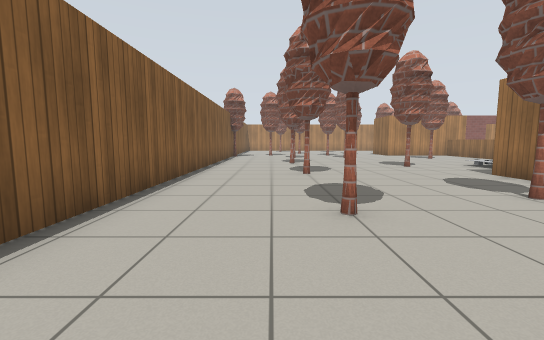
View 1 (above)

24 first-person views from a walk through a robot-simulator world made for Gazebo. The camera is 0.9 m above the floor, tilts 6° down and sees 90° across. The floor is counted in squares, 1 m on a side. Each view is taken from the middle of a square. On the plan, view 1 faces up. The plan holds only what a view shows up to about 11 squares ahead; the rest is blank. Gazebo's built-in surfaces are drawn with simple patterns.

View 2
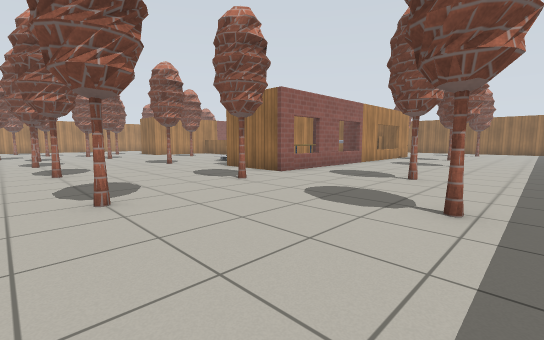

View 3
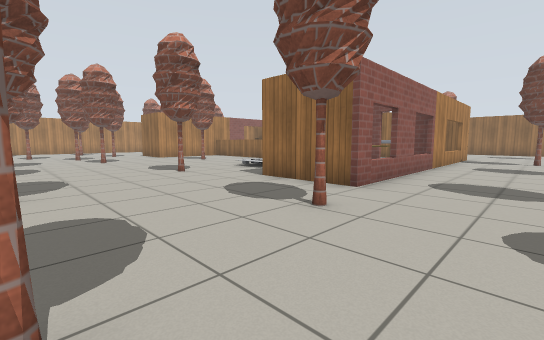

View 4
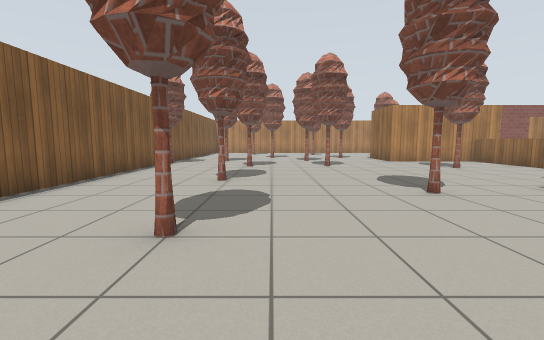

View 5
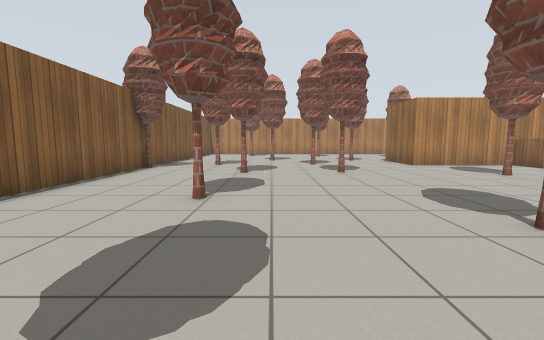

View 6
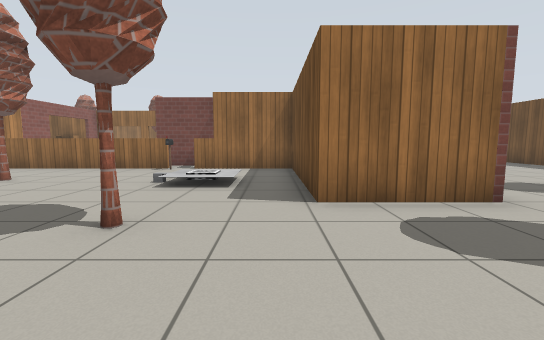

View 7
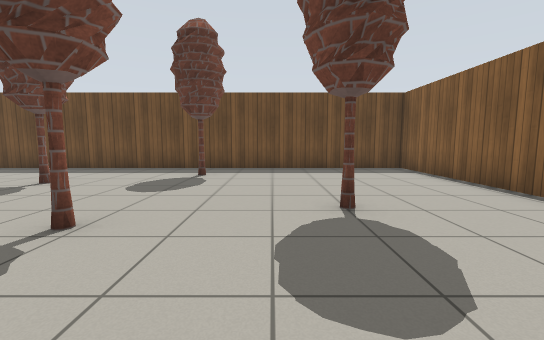

View 8
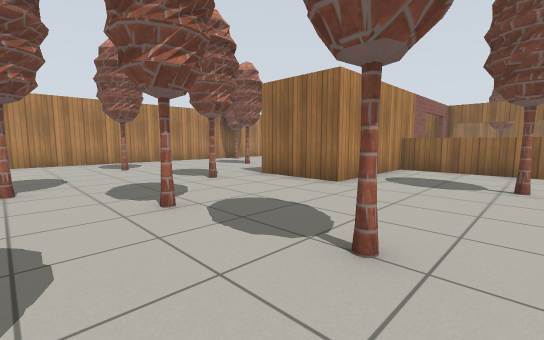

View 9
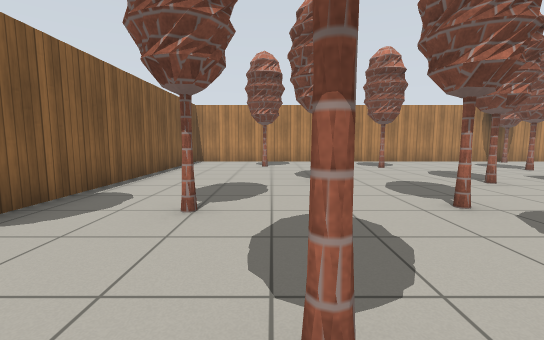

View 10
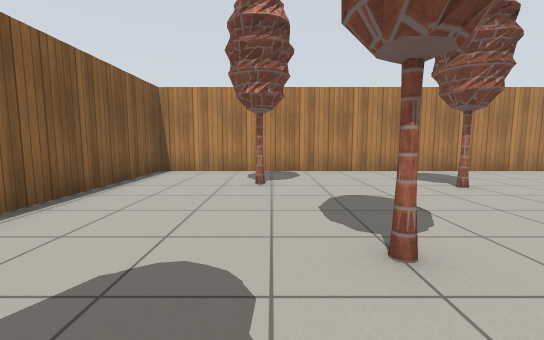

View 11
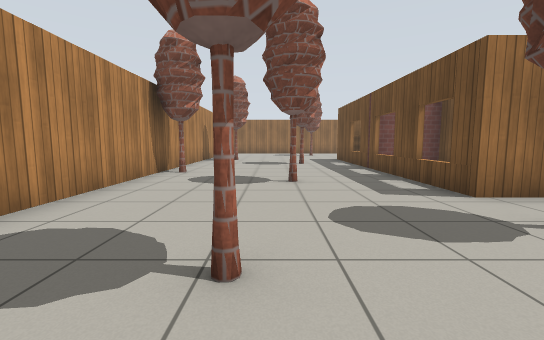

View 12
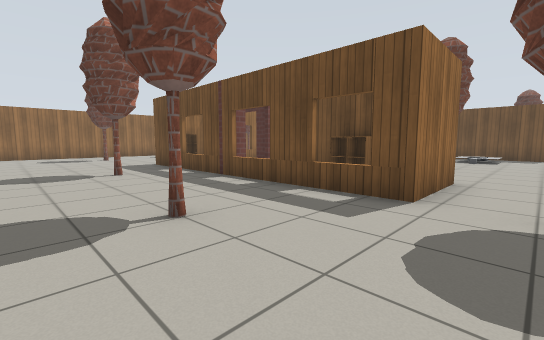

View 13
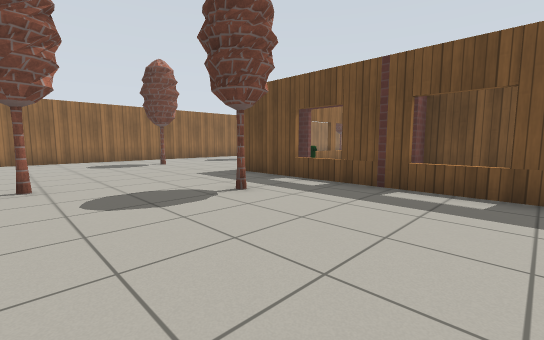

View 14
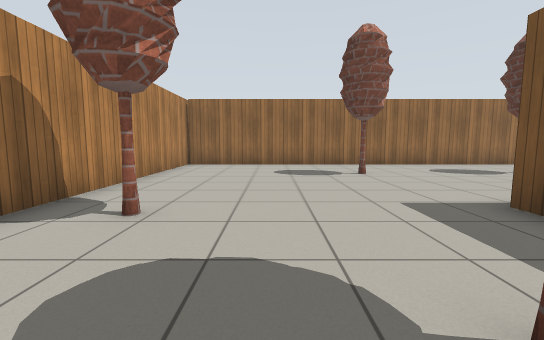

View 15
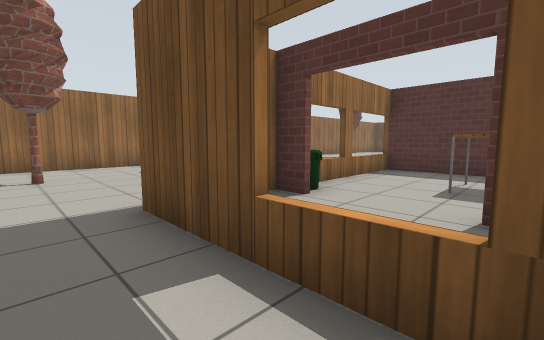

View 16
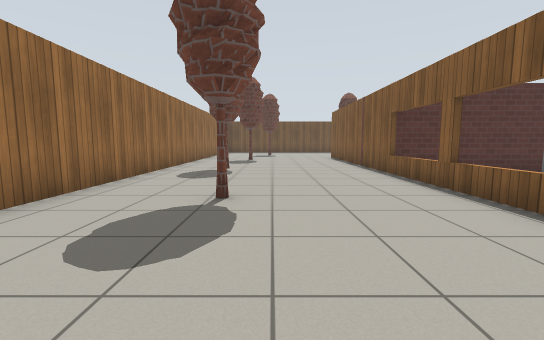

View 17
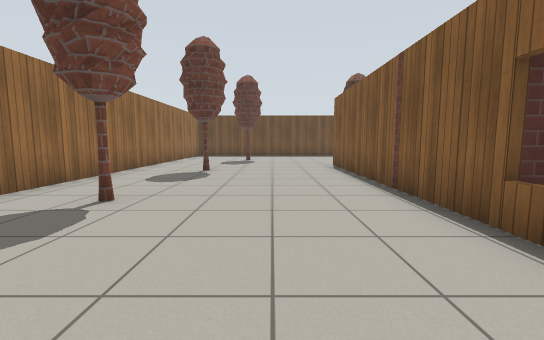

View 18
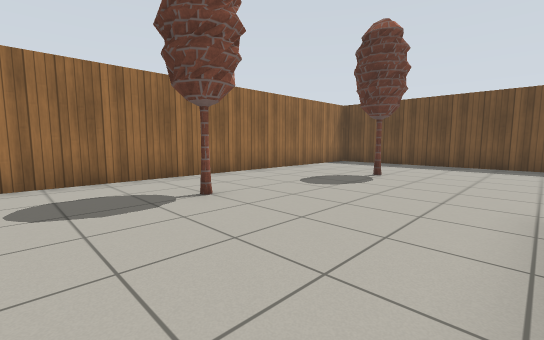

View 19
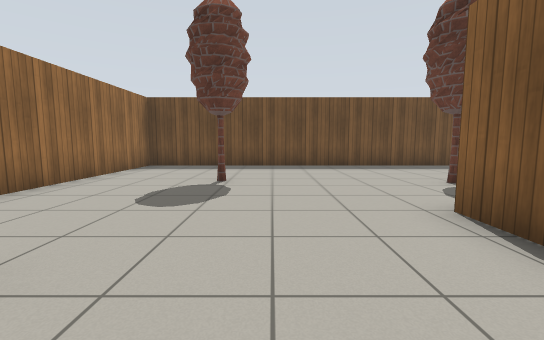

View 20
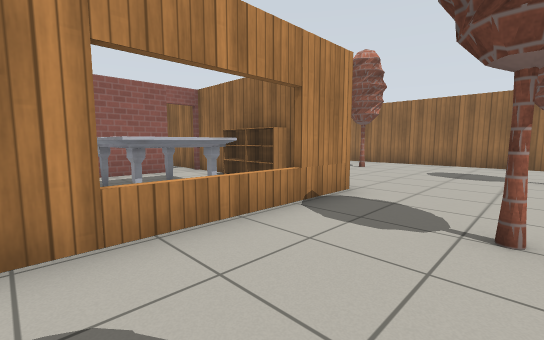

View 21
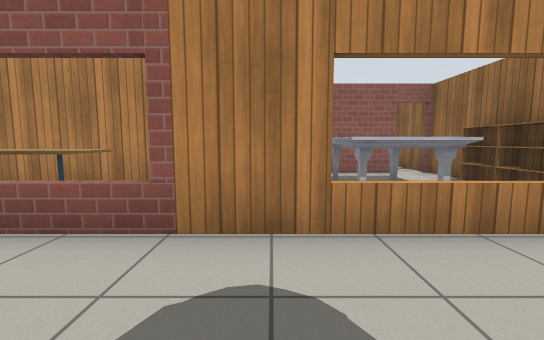

View 22
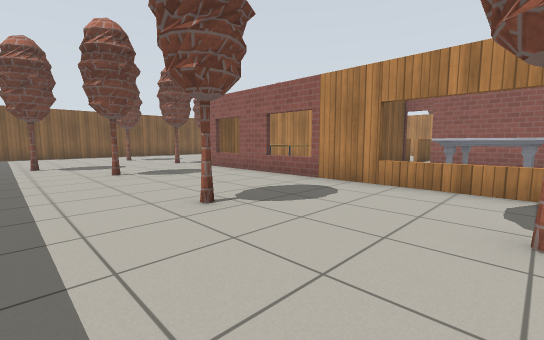

View 23
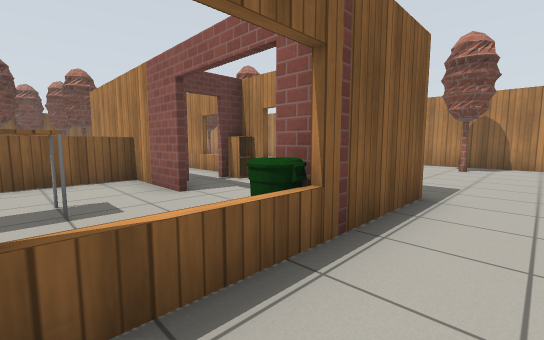

View 24
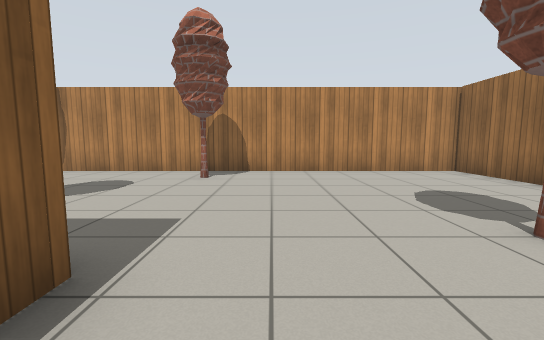

### Floor plan
Points are (right, up) in squares from view 1. A wall is a line through its corners. A room is listed if a view was taken in it or the views show most of it. See-through windows are left out.
Room 1 (views 1, 2, 3, 4, 5, 6, 7, 8, 9, 10, 11, 12, 13, 14, 15, 16, 17, 18, 19, 20, 21, 22, 23, 24)
walls: (11.2, 10.4) (11.2, 7.9); (12.2, 10.1) (12.2, 12.3); (11, 17.2) (7.3, 17.2) (7.3, 19.7) (15.5, 19.7); (9, 17.4) (12.2, 17.4) (12.2, 18.1); (3.8, 14.6) (3.6, 15.1); (15.6, 9.8) (12.1, 9.8); (4.5, 9.3) (4.4, 9.8); (11.2, 19.6) (10, 19.6); (16.7, 16.6) (16.7, 8.5); (16.5, 8.4) (16.5, 12.1); (3.2, 17.3) (3, 17.7); (5.7, 20.3) (6, 20.2) (6.2, 19.7); (13.7, 21.3) (13.5, 22) (14, 22.2) (14.4, 22.1); (16.7, 5.6) (16.7, 4.6) (6, 4.6) (6, 7.3) (11.1, 7.3) (11.1, 10.5); (1.5, 7.5) (1.3, 7.9); (3.8, 4.5) (4.3, 4.7); (1.7, 19.7) (1.6, 20.1); (20.4, 16) (20.9, 16.2); (20.5, 15.8) (20.8, 16) (21.2, 15.9) (21.3, 15.6); (0.6, 7.1) (0.5, 7.6); (4.6, 22.9) (4.4, 23.4); (10.7, 25.2) (10.5, 25.7); (14.8, 1.7) (14.6, 2.4) (15.4, 2.7) (15.6, 2.1); (20.3, 20.1) (20.2, 20.5); (6.6, 0.8) (6.4, 1.4) (7.2, 1.8) (7.4, 1.1); (16, 24.3) (15.9, 24.8); (-2.4, 16.5) (-2.4, -2.2) (23.6, -2.2) (23.6, 26.3); (0.6, 2.9) (0.4, 3.6) (1, 3.8) (1.4, 3.7); (19.7, 2.1) (20.2, 2.3) (20.6, 2.2); (3.6, -0.7) (3.3, -0.1) (3.9, 0.2) (4.2, 0.1) (4.3, -0.3); (24, 26.3) (-2.4, 26.3) (-2.4, 16.8)
low walls: (11.1, 11.4) (11.1, 17.3)
ways out: open door at (14.5, 17) to room 2; opening at (14.5, 18) to room 3; open door at (12, 18.5) to room 3; open door at (11, 6); open door at (12, 10); open door at (16, 10); gap at (4, -1)
objects: other object (7, 9) to (8, 10); cabinet (9, 18); cabinet (10, 18); other object (11, 11); marble table (13, 6) to (15, 8); bookshelf (16, 6) to (16, 7); bookshelf (16, 8); bin (16, 17)
Room 2 (no view inside)
walls: (13.5, 17.2) (11, 17.2); (12.2, 12.3) (16.5, 12.3) (16.5, 16.4)
low walls: (11.2, 17.3) (11.2, 14.9)
ways out: open door at (14.5, 17) to room 1
objects: table (13, 14) to (14, 15)
Room 3 (no view inside)
walls: (12.9, 17.4) (13.5, 17.4); (12.3, 19.6) (12.3, 18.9)
ways out: opening at (14.5, 18) to room 1; open door at (12, 18.5) to room 1
objects: cabinet (13, 19)

Where each view was taken, in squares from view 1:
view 1: 0 up, 0 right, facing up
view 2: 1 down, 0 right, facing up-right
view 3: 2 up, 1 right, facing up-right
view 4: 5 up, 2 right, facing up
view 5: 7 up, 2 right, facing up
view 6: 8 up, 2 right, facing right
view 7: 7 up, 2 right, facing down
view 8: 14 up, 2 right, facing up-right
view 9: 14 up, 1 right, facing up
view 10: 18 up, 1 right, facing up
view 11: 23 up, 3 right, facing right
view 12: 24 up, 6 right, facing down-right
view 13: 25 up, 10 right, facing down-right
view 14: 23 up, 13 right, facing right
view 15: 21 up, 13 right, facing down-right
view 16: 20 up, 20 right, facing down
view 17: 15 up, 19 right, facing down
view 18: 9 up, 17 right, facing down-right
view 19: 8 up, 19 right, facing down
view 20: 2 up, 12 right, facing up-right
view 21: 2 up, 12 right, facing up
view 22: 1 down, 15 right, facing up-left
view 23: 15 up, 18 right, facing up-left
view 24: 18 up, 18 right, facing up
